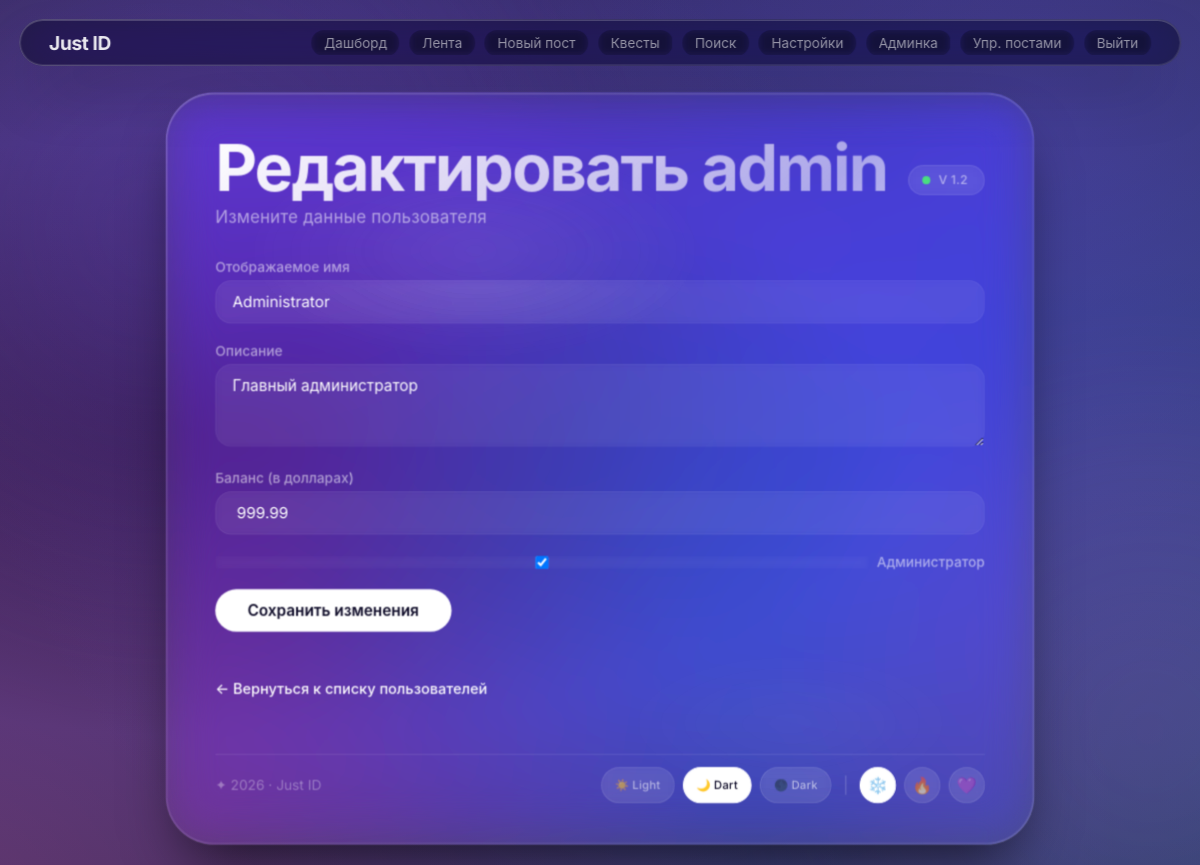
Screenshot of /admin/edit/1 (signed in) with the database file from the repository.
### tables this page shows
CREATE TABLE users (
            id INTEGER PRIMARY KEY AUTOINCREMENT,
            username TEXT UNIQUE NOT NULL,
            password_hash TEXT NOT NULL,
            display_name TEXT NOT NULL,
            description TEXT,
            balance REAL DEFAULT 0.0,
            is_admin INTEGER DEFAULT 0,
            created_at TIMESTAMP DEFAULT CURRENT_TIMESTAMP,
            tilt_multiplier REAL DEFAULT 0.30,
            last_reward_time REAL
        );

### justaccount.py (the view, shortened to what this page needs)
@app.route('/admin/edit/<int:user_id>', methods=['GET', 'POST'])
@admin_required
def admin_edit_user(user_id):
    user = get_user_by_id(user_id)
    if not user:
        flash('Пользователь не найден.', 'error')
        return redirect(url_for('admin_panel'))
    return render_template('admin_edit.html', user=user)

### justaccount.py (called while the page is built)
def get_db():
    db = sqlite3.connect('instance/users.db')
    db.row_factory = sqlite3.Row
    return db

def get_user_by_id(user_id):
    db = get_db()
    user = db.execute('SELECT * FROM users WHERE id = ?', (user_id,)).fetchone()
    db.close()
    return user

@app.context_processor
def inject_user():
    if 'user_id' in session:
        user = get_user_by_id(session['user_id'])
        return dict(current_user=user)
    return dict(current_user=None)

def admin_required(f):
    @wraps(f)
    def decorated(*args, **kwargs):
        if 'user_id' not in session:
            flash('Пожалуйста, войдите.', 'error')
            return redirect(url_for('login'))
        user = get_user_by_id(session['user_id'])
        if not user or user['is_admin'] != 1:
            flash('Доступ запрещён. Только для администраторов.', 'error')
            return redirect(url_for('dashboard'))
        return f(*args, **kwargs)
    return decorated

### templates/admin_edit.html (shortened to what this page needs)
{% extends "base.html" %}
{% block page_title %}Редактировать {{ user.username }}{% endblock %}
{% block sub_title %}Измените данные пользователя{% endblock %}
{% block content %}
<form method="POST" action="{{ url_for('admin_edit_user', user_id=user.id) }}">
    <div class="form-group">
        <label for="display_name">Отображаемое имя</label>
        <input type="text" id="display_name" name="display_name" value="{{ user.display_name }}" required />
    </div>
    <div class="form-group">
        <label for="description">Описание</label>
        <textarea id="description" name="description" rows="3">{{ user.description or '' }}</textarea>
    </div>
    <div class="form-group">
        <label for="balance">Баланс (в долларах)</label>
        <input type="text" id="balance" name="balance" value="{{ " %.2f"|format(user.balance) }}" />
    </div>
    <div class="form-group" style="display: flex; align-items: center; gap: 0.5rem;">
        <input type="checkbox" id="is_admin" name="is_admin" {% if user.is_admin==1 %}checked{% endif %} />
        <label for="is_admin" style="margin: 0;">Администратор</label>
    </div>
    <button type="submit" class="btn-submit">Сохранить изменения</button>
</form>
<div class="auth-links">
    <a href="{{ url_for('admin_panel') }}">← Вернуться к списку пользователей</a>
</div>
{% endblock %}

### templates/base.html (style rules this page uses)
* { margin: 0; padding: 0; box-sizing: border-box; }
:root { --bg-1: #0f0c29; --bg-2: #302b63; --bg-3: #24243e; --glass-bg: rgba(255, 255, 255, 0.04); --glass-border: rgba(255, 255, 255, 0.10); --glass-shadow: 0 30px 60px -20px rgba(0, 0, 0, 0.7); --glass-inset: inset 0 0 0 1px rgba(255, 255, 255, 0.08); --text-primary: #ffffff; --text-secondary: rgba(255, 255, 255, 0.55); --text-muted: rgba(255, 255, 255, 0.35); --card-bg: rgba(255, 255, 255, 0.04); --card-border: rgba(255, 255, 255, 0.06); --badge-bg: rgba(255, 255, 255, 0.08); --orb-1: rgba(120, 80, 255, 0.35); --orb-2: rgba(255, 100, 200, 0.25); --orb-3: rgba(0, 200, 255, 0.20); --spotlight-color: rgba(255, 255, 255, 0.05); --btn-bg: rgba(255, 255, 255, 0.08); --btn-border: rgba(255, 255, 255, 0.10); --btn-hover-bg: rgba(255, 255, 255, 0.15); --navbar-bg: rgba(10, 10, 20, 0.55); }
body.dart-mode { --bg-1: #0f0c29; --bg-2: #302b63; --bg-3: #24243e; --glass-bg: rgba(255, 255, 255, 0.04); --glass-border: rgba(255, 255, 255, 0.10); --glass-shadow: 0 30px 60px -20px rgba(0, 0, 0, 0.7); --glass-inset: inset 0 0 0 1px rgba(255, 255, 255, 0.08); --text-primary: #ffffff; --text-secondary: rgba(255, 255, 255, 0.55); --text-muted: rgba(255, 255, 255, 0.35); --card-bg: rgba(255, 255, 255, 0.04); --card-border: rgba(255, 255, 255, 0.06); --badge-bg: rgba(255, 255, 255, 0.08); --orb-1: rgba(120, 80, 255, 0.35); --orb-2: rgba(255, 100, 200, 0.25); --orb-3: rgba(0, 200, 255, 0.20); --spotlight-color: rgba(255, 255, 255, 0.05); --btn-bg: rgba(255, 255, 255, 0.08); --btn-border: rgba(255, 255, 255, 0.10); --btn-hover-bg: rgba(255, 255, 255, 0.15); --navbar-bg: rgba(10, 10, 30, 0.55); }
body { min-height: 100vh; display: flex; align-items: center; justify-content: center; font-family: "Inter", -apple-system, BlinkMacSystemFont, sans-serif; background: var(--bg-1); padding: 1.5rem; padding-top: 6rem; transition: background 0.6s ease, color 0.4s ease; perspective: 1200px; cursor: default; }
.form-group { margin-bottom: 1.2rem; }
.form-group label { display: block; font-size: 0.85rem; font-weight: 500; color: var(--text-secondary); margin-bottom: 0.3rem; }
.form-group input, .form-group textarea { width: 100%; padding: 0.7rem 1rem; border-radius: 1rem; background: var(--card-bg); border: 1px solid var(--card-border); color: var(--text-primary); font-family: inherit; font-size: 0.95rem; transition: border 0.25s; backdrop-filter: blur(4px); }
.form-group textarea { resize: vertical; min-height: 80px; }
.btn-submit { display: inline-flex; align-items: center; gap: 0.6rem; padding: 0.7rem 2rem; border-radius: 100px; background: var(--text-primary); color: var(--bg-1); border: none; font-weight: 600; font-size: 0.95rem; cursor: pointer; transition: all 0.3s ease; font-family: inherit; text-decoration: none; }
.auth-links { margin-top: 1rem; font-size: 0.9rem; color: var(--text-secondary); }
.auth-links a { color: var(--text-primary); text-decoration: none; font-weight: 500; }

### rows the page displays
users: username "admin", display_name "Administrator", description "Главный администратор", balance "999.99", is_admin "☑"
